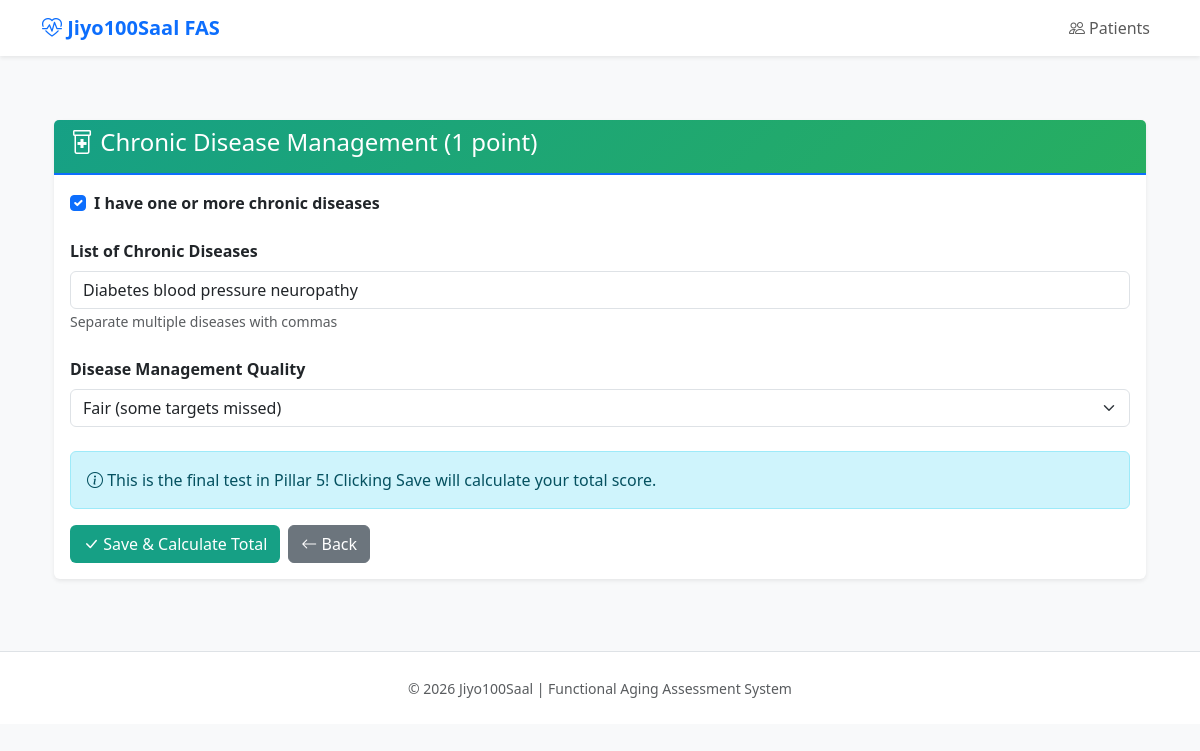
/assessment/1/pillar5/chronic, run on the app's committed database.
### models/pillar5.py (models this page shows, shortened)
class Pillar5Results(Base):
    __tablename__ = 'pillar_5_results'
    id: Mapped[int] = mapped_column(primary_key=True)
    assessment_id: Mapped[int] = mapped_column(
        ForeignKey('assessments.id', ondelete='CASCADE'),
        nullable=False,
        unique=True,
        index=True,
    )
    lipids_input_mode: Mapped[Optional[str]] = mapped_column(String(20), nullable=True)  # 'exact' or 'category'
    ldl_cholesterol: Mapped[Optional[Decimal]] = mapped_column(Numeric(5, 1), nullable=True)  # mg/dL
    hdl_cholesterol: Mapped[Optional[Decimal]] = mapped_column(Numeric(5, 1), nullable=True)  # mg/dL
    triglycerides: Mapped[Optional[Decimal]] = mapped_column(Numeric(5, 1), nullable=True)  # mg/dL
    total_cholesterol: Mapped[Optional[Decimal]] = mapped_column(Numeric(5, 1), nullable=True)  # mg/dL (auto-calculated)
    total_hdl_ratio: Mapped[Optional[Decimal]] = mapped_column(Numeric(4, 2), nullable=True)  # Auto-calculated
    lipids_category_input: Mapped[Optional[str]] = mapped_column(String(50), nullable=True)
    ldl_points: Mapped[Optional[Decimal]] = mapped_column(Numeric(3, 2), nullable=True)
    hdl_points: Mapped[Optional[Decimal]] = mapped_column(Numeric(3, 2), nullable=True)
    triglycerides_points: Mapped[Optional[Decimal]] = mapped_column(Numeric(3, 2), nullable=True)
    ratio_points: Mapped[Optional[Decimal]] = mapped_column(Numeric(3, 2), nullable=True)
    lipids_total_points: Mapped[Optional[Decimal]] = mapped_column(Numeric(3, 1), nullable=True)
    lipids_category: Mapped[Optional[str]] = mapped_column(String(50), nullable=True)
    apob: Mapped[Optional[Decimal]] = mapped_column(Numeric(5, 1), nullable=True)  # mg/dL
    lp_a: Mapped[Optional[Decimal]] = mapped_column(Numeric(5, 1), nullable=True)  # mg/dL
    apob_points: Mapped[Optional[Decimal]] = mapped_column(Numeric(3, 2), nullable=True)
    lp_a_points: Mapped[Optional[Decimal]] = mapped_column(Numeric(3, 2), nullable=True)
    advanced_lipids_points: Mapped[Optional[Decimal]] = mapped_column(Numeric(3, 1), nullable=True)
    cac_score: Mapped[Optional[Decimal]] = mapped_column(Numeric(6, 1), nullable=True)  # Agatston score
    cac_category: Mapped[Optional[str]] = mapped_column(String(50), nullable=True)
    cac_points: Mapped[Optional[Decimal]] = mapped_column(Numeric(3, 2), nullable=True)
    tmt_performed: Mapped[Optional[bool]] = mapped_column(Boolean, default=False)
    tmt_result: Mapped[Optional[str]] = mapped_column(String(50), nullable=True)  # negative/positive/abnormal/notPerformed
    tmt_points: Mapped[Optional[Decimal]] = mapped_column(Numeric(3, 2), nullable=True)
    echo_ct_performed: Mapped[Optional[bool]] = mapped_column(Boolean, default=False)
    echo_ct_result: Mapped[Optional[str]] = mapped_column(String(50), nullable=True)  # normal/mild/moderate/severe/notPerformed
    echo_ct_points: Mapped[Optional[Decimal]] = mapped_column(Numeric(3, 2), nullable=True)
    cardiac_imaging_points: Mapped[Optional[Decimal]] = mapped_column(Numeric(3, 1), nullable=True)
    kidney_input_mode: Mapped[Optional[str]] = mapped_column(String(20), nullable=True)  # 'exact' or 'category'
    creatinine: Mapped[Optional[Decimal]] = mapped_column(Numeric(4, 2), nullable=True)  # mg/dL
    egfr: Mapped[Optional[Decimal]] = mapped_column(Numeric(5, 1), nullable=True)  # mL/min/1.73m² (auto-calculated)
    kidney_category_input: Mapped[Optional[str]] = mapped_column(String(50), nullable=True)
    kidney_points: Mapped[Optional[Decimal]] = mapped_column(Numeric(3, 1), nullable=True)
    kidney_category: Mapped[Optional[str]] = mapped_column(String(50), nullable=True)
    screening_colonoscopy: Mapped[Optional[bool]] = mapped_column(Boolean, default=False)
    screening_mammogram: Mapped[Optional[bool]] = mapped_column(Boolean, default=False)
    screening_pap_hpv: Mapped[Optional[bool]] = mapped_column(Boolean, default=False)
    screening_ldct: Mapped[Optional[bool]] = mapped_column(Boolean, default=False)  # Lung CT for smokers
    screening_psa: Mapped[Optional[bool]] = mapped_column(Boolean, default=False)
    screening_skin: Mapped[Optional[bool]] = mapped_column(Boolean, default=False)
    screening_recommended_count: Mapped[Optional[int]] = mapped_column(Integer, nullable=True)
    screening_completed_count: Mapped[Optional[int]] = mapped_column(Integer, nullable=True)
    screening_compliance_pct: Mapped[Optional[Decimal]] = mapped_column(Numeric(5, 2), nullable=True)
    screening_points: Mapped[Optional[Decimal]] = mapped_column(Numeric(3, 1), nullable=True)
    abdomen_imaging: Mapped[Optional[str]] = mapped_column(String(50), nullable=True)  # normal/abnormal/notPerformed
    abdomen_points: Mapped[Optional[Decimal]] = mapped_column(Numeric(3, 2), nullable=True)
    chest_imaging: Mapped[Optional[str]] = mapped_column(String(50), nullable=True)  # normal/abnormal/notPerformed
    chest_points: Mapped[Optional[Decimal]] = mapped_column(Numeric(3, 2), nullable=True)
    organ_imaging_points: Mapped[Optional[Decimal]] = mapped_column(Numeric(3, 1), nullable=True)
    dexa_performed: Mapped[Optional[bool]] = mapped_column(Boolean, default=False)
    dexa_t_score: Mapped[Optional[Decimal]] = mapped_column(Numeric(4, 2), nullable=True)  # T-score
    bone_points: Mapped[Optional[Decimal]] = mapped_column(Numeric(3, 2), nullable=True)
    bone_category: Mapped[Optional[str]] = mapped_column(String(50), nullable=True)
    vision_status: Mapped[Optional[str]] = mapped_column(String(50), nullable=True)  # excellent/good/fair/poor
    vision_points: Mapped[Optional[Decimal]] = mapped_column(Numeric(3, 2), nullable=True)
    hearing_status: Mapped[Optional[str]] = mapped_column(String(50), nullable=True)  # excellent/good/fair/poor
    hearing_points: Mapped[Optional[Decimal]] = mapped_column(Numeric(3, 2), nullable=True)
    sensory_points: Mapped[Optional[Decimal]] = mapped_column(Numeric(3, 2), nullable=True)
    has_chronic_disease: Mapped[Optional[bool]] = mapped_column(Boolean, default=False)
    chronic_disease_list: Mapped[Optional[str]] = mapped_column(String(200), nullable=True)  # Comma-separated
    disease_management: Mapped[Optional[str]] = mapped_column(String(50), nullable=True)  # excellent/good/fair/poor/none
    chronic_disease_points: Mapped[Optional[Decimal]] = mapped_column(Numeric(3, 2), nullable=True)
    pillar5_total: Mapped[Optional[Decimal]] = mapped_column(Numeric(4, 1), nullable=True)
    pillar5_pct: Mapped[Optional[Decimal]] = mapped_column(Numeric(5, 2), nullable=True)
    pillar5_category: Mapped[Optional[str]] = mapped_column(String(50), nullable=True)
    functional_age_modifier: Mapped[Optional[Decimal]] = mapped_column(Numeric(3, 1), nullable=True)
    clinical_alerts: Mapped[Optional[list]] = mapped_column(JSON, nullable=True)
    high_ldl_flag: Mapped[Optional[bool]] = mapped_column(Boolean, default=False)
    low_hdl_flag: Mapped[Optional[bool]] = mapped_column(Boolean, default=False)
    high_triglycerides_flag: Mapped[Optional[bool]] = mapped_column(Boolean, default=False)
    high_cac_flag: Mapped[Optional[bool]] = mapped_column(Boolean, default=False)
    ckd_flag: Mapped[Optional[bool]] = mapped_column(Boolean, default=False)
    screening_overdue_flag: Mapped[Optional[bool]] = mapped_column(Boolean, default=False)
    osteoporosis_flag: Mapped[Optional[bool]] = mapped_column(Boolean, default=False)
    sensory_impairment_flag: Mapped[Optional[bool]] = mapped_column(Boolean, default=False)
    uncontrolled_disease_flag: Mapped[Optional[bool]] = mapped_column(Boolean, default=False)
    created_at: Mapped[datetime] = mapped_column(DateTime, default=datetime.utcnow)
    updated_at: Mapped[datetime] = mapped_column(DateTime, default=datetime.utcnow, onupdate=datetime.utcnow)
    assessment: Mapped["Assessment"] = relationship(
        "Assessment",
        back_populates="pillar5_results",
    )

### routes/pillar5.py (the view, shortened to what this page needs)
@bp.route('/<int:assessment_id>/pillar5/chronic', methods=['GET', 'POST'])
def chronic(assessment_id):
    session = db.session()
    try:
        assessment = session.get(Assessment, assessment_id)
        if not assessment:
            flash('Assessment not found', 'error')
            return redirect(url_for('assessments.list_assessments'))
        pillar5 = assessment.pillar5_results
        return render_template('pillar5/chronic.html',
                             assessment=assessment,
                             patient=assessment.patient,
                             pillar5=pillar5)
    finally:
        session.close()

### models/base.py (called while the page is built)
    def session(self):
        if self.Session is None:
            raise RuntimeError("Database not initialized. Call init_app() first.")
        return self.Session()

### templates/pillar5/chronic.html (shortened to what this page needs)
{% extends "base.html" %}
{% block content %}
<div class="container mt-4">
    <div class="card">
        <div class="card-header" style="background: linear-gradient(135deg, #16a085 0%, #27ae60 100%); color: white;">
            <h4><i class="bi bi-prescription2"></i> Chronic Disease Management (1 point)</h4>
        </div>
        <div class="card-body">
            <form method="POST">
                <div class="mb-4">
                    <div class="form-check">
                        <input class="form-check-input" type="checkbox" id="has_chronic_disease" name="has_chronic_disease"
                               {% if pillar5.has_chronic_disease %}checked{% endif %}
                               onchange="toggleDiseaseFields()">
                        <label class="form-check-label" for="has_chronic_disease">
                            <strong>I have one or more chronic diseases</strong>
                        </label>
                    </div>
                </div>
                <div id="disease-fields" style="display: {% if pillar5.has_chronic_disease %}block{% else %}none{% endif %};">
                    <div class="mb-4">
                        <label class="form-label"><strong>List of Chronic Diseases</strong></label>
                        <input type="text" class="form-control" name="chronic_disease_list"
                               value="{{ pillar5.chronic_disease_list if pillar5.chronic_disease_list else '' }}"
                               placeholder="e.g., Diabetes, Hypertension, Asthma">
                        <small class="text-muted">Separate multiple diseases with commas</small>
                    </div>
                    <div class="mb-4">
                        <label class="form-label"><strong>Disease Management Quality</strong></label>
                        <select class="form-select" name="disease_management">
                            <option value="fair" {% if pillar5.disease_management == 'fair' %}selected{% endif %}>Fair (some targets missed)</option>
                        </select>
                    </div>
                </div>
                <div class="alert alert-info">
                    <i class="bi bi-info-circle"></i> This is the final test in Pillar 5! Clicking Save will calculate your total score.
                </div>
                <div class="d-flex gap-2">
                    <button type="submit" class="btn" style="background-color: #16a085; color: white;">
                        <i class="bi bi-check-lg"></i> Save & Calculate Total
                    </button>
                    <a href="{{ url_for('pillar5.overview', assessment_id=assessment.id) }}" class="btn btn-secondary">
                        <i class="bi bi-arrow-left"></i> Back
                    </a>
                </div>
            </form>
        </div>
    </div>
</div>
{% endblock %}

### templates/base.html (style rules this page uses)
:root { --primary-color: #0d6efd; --success-color: #198754; --warning-color: #ffc107; --danger-color: #dc3545; }
body { background-color: #f8f9fa; }
.card { box-shadow: 0 0.125rem 0.25rem rgba(0, 0, 0, 0.075); border: none; }
.card-header { background-color: #fff; border-bottom: 2px solid var(--primary-color); font-weight: 600; }

### data on the page
Pillar5Results: has_chronic_disease "☑", chronic_disease_list "Diabetes blood pressure neuropathy", disease_management "Fair (some targets missed)"
